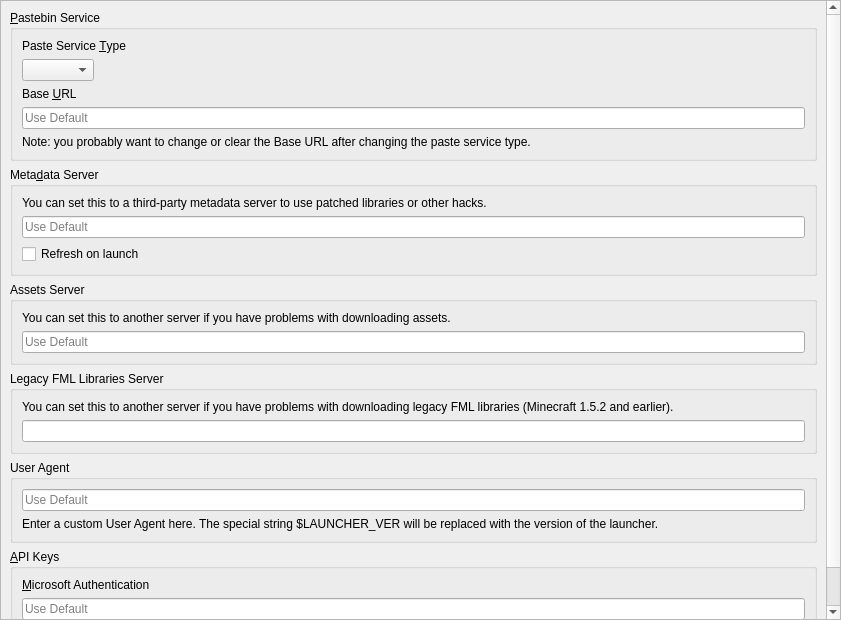
<?xml version="1.0" encoding="UTF-8"?>
<ui version="4.0">
 <class>APIPage</class>
 <widget class="QWidget" name="APIPage">
  <property name="geometry">
   <rect>
    <x>0</x>
    <y>0</y>
    <width>841</width>
    <height>620</height>
   </rect>
  </property>
  <layout class="QVBoxLayout" name="verticalLayout_2">
   <property name="leftMargin">
    <number>0</number>
   </property>
   <property name="topMargin">
    <number>0</number>
   </property>
   <property name="rightMargin">
    <number>0</number>
   </property>
   <property name="bottomMargin">
    <number>0</number>
   </property>
   <item>
    <widget class="QScrollArea" name="scrollArea">
     <property name="widgetResizable">
      <bool>true</bool>
     </property>
     <widget class="QWidget" name="scrollAreaWidgetContents">
      <property name="geometry">
       <rect>
        <x>0</x>
        <y>0</y>
        <width>825</width>
        <height>1236</height>
       </rect>
      </property>
      <layout class="QVBoxLayout" name="verticalLayout">
       <item>
        <widget class="QGroupBox" name="groupBox_paste">
         <property name="title">
          <string>&amp;Pastebin Service</string>
         </property>
         <layout class="QVBoxLayout" name="verticalLayout_3">
          <item>
           <widget class="QLabel" name="pasteServiceTypeLabel">
            <property name="text">
             <string>Paste Service &amp;Type</string>
            </property>
            <property name="buddy">
             <cstring>pasteTypeComboBox</cstring>
            </property>
           </widget>
          </item>
          <item>
           <widget class="QComboBox" name="pasteTypeComboBox">
            <property name="sizePolicy">
             <sizepolicy hsizetype="Maximum" vsizetype="Fixed">
              <horstretch>0</horstretch>
              <verstretch>0</verstretch>
             </sizepolicy>
            </property>
           </widget>
          </item>
          <item>
           <widget class="QLabel" name="baseURLLabel">
            <property name="text">
             <string>Base &amp;URL</string>
            </property>
            <property name="buddy">
             <cstring>baseURLEntry</cstring>
            </property>
           </widget>
          </item>
          <item>
           <widget class="QLineEdit" name="baseURLEntry">
            <property name="placeholderText">
             <string>Use Default</string>
            </property>
            <property name="clearButtonEnabled">
             <bool>true</bool>
            </property>
           </widget>
          </item>
          <item>
           <widget class="QLabel" name="baseURLNote">
            <property name="text">
             <string>Note: you probably want to change or clear the Base URL after changing the paste service type.</string>
            </property>
            <property name="wordWrap">
             <bool>true</bool>
            </property>
           </widget>
          </item>
         </layout>
        </widget>
       </item>
       <item>
        <widget class="QGroupBox" name="groupBox_meta">
         <property name="title">
          <string>Meta&amp;data Server</string>
         </property>
         <layout class="QVBoxLayout" name="verticalLayout_5">
          <item>
           <widget class="QLabel" name="label_6">
            <property name="text">
             <string>You can set this to a third-party metadata server to use patched libraries or other hacks.</string>
            </property>
            <property name="textFormat">
             <enum>Qt::RichText</enum>
            </property>
            <property name="wordWrap">
             <bool>true</bool>
            </property>
            <property name="openExternalLinks">
             <bool>true</bool>
            </property>
           </widget>
          </item>
          <item>
           <widget class="QLineEdit" name="metaURL">
            <property name="placeholderText">
             <string>Use Default</string>
            </property>
           </widget>
          </item>
          <item>
           <widget class="QCheckBox" name="metaRefreshOnLaunchCB">
            <property name="text">
             <string>Refresh on launch</string>
            </property>
           </widget>
          </item>
         </layout>
        </widget>
       </item>
       <item>
        <widget class="QGroupBox" name="groupBox_assets">
         <property name="title">
          <string>Assets Server</string>
         </property>
         <layout class="QVBoxLayout" name="verticalLayout_6">
          <item>
           <widget class="QLabel" name="label_7">
            <property name="text">
             <string>You can set this to another server if you have problems with downloading assets.</string>
            </property>
            <property name="textFormat">
             <enum>Qt::RichText</enum>
            </property>
            <property name="wordWrap">
             <bool>true</bool>
            </property>
            <property name="openExternalLinks">
             <bool>true</bool>
            </property>
           </widget>
          </item>
          <item>
           <widget class="QLineEdit" name="resourceURL">
            <property name="placeholderText">
             <string>Use Default</string>
            </property>
           </widget>
          </item>
         </layout>
        </widget>
       </item>
       <item>
        <widget class="QGroupBox" name="groupBox_fmllibs">
         <property name="title">
          <string>Legacy FML Libraries Server</string>
         </property>
         <layout class="QVBoxLayout" name="verticalLayout_8">
          <item>
           <widget class="QLabel" name="label">
            <property name="text">
             <string>You can set this to another server if you have problems with downloading legacy FML libraries (Minecraft 1.5.2 and earlier).</string>
            </property>
            <property name="textFormat">
             <enum>Qt::RichText</enum>
            </property>
            <property name="wordWrap">
             <bool>true</bool>
            </property>
            <property name="openExternalLinks">
             <bool>true</bool>
            </property>
           </widget>
          </item>
          <item>
           <widget class="QLineEdit" name="legacyFMLLibsURL"/>
          </item>
         </layout>
        </widget>
       </item>
       <item>
        <widget class="QGroupBox" name="groupBox_ua">
         <property name="minimumSize">
          <size>
           <width>0</width>
           <height>0</height>
          </size>
         </property>
         <property name="title">
          <string>User Agent</string>
         </property>
         <layout class="QVBoxLayout" name="verticalLayout_7">
          <item>
           <widget class="QLineEdit" name="userAgentLineEdit">
            <property name="placeholderText">
             <string>Use Default</string>
            </property>
           </widget>
          </item>
          <item>
           <widget class="QLabel" name="userAgentLabel">
            <property name="text">
             <string>Enter a custom User Agent here. The special string $LAUNCHER_VER will be replaced with the version of the launcher.</string>
            </property>
            <property name="wordWrap">
             <bool>true</bool>
            </property>
           </widget>
          </item>
         </layout>
        </widget>
       </item>
       <item>
        <widget class="QGroupBox" name="groupBox_msa">
         <property name="title">
          <string>&amp;API Keys</string>
         </property>
         <layout class="QVBoxLayout" name="verticalLayout_4">
          <item>
           <widget class="QLabel" name="msaClientIDLabel">
            <property name="text">
             <string>&amp;Microsoft Authentication</string>
            </property>
            <property name="textFormat">
             <enum>Qt::RichText</enum>
            </property>
            <property name="wordWrap">
             <bool>true</bool>
            </property>
            <property name="openExternalLinks">
             <bool>true</bool>
            </property>
            <property name="buddy">
             <cstring>msaClientID</cstring>
            </property>
           </widget>
          </item>
          <item>
           <widget class="QLineEdit" name="msaClientID">
            <property name="placeholderText">
             <string>Use Default</string>
            </property>
           </widget>
          </item>
          <item>
           <widget class="QLabel" name="label_3">
            <property name="text">
             <string>Note: you probably don't need to set this if logging in via Microsoft Authentication already works.</string>
            </property>
            <property name="textFormat">
             <enum>Qt::RichText</enum>
            </property>
            <property name="wordWrap">
             <bool>true</bool>
            </property>
           </widget>
          </item>
         </layout>
        </widget>
       </item>
       <item>
        <spacer name="verticalSpacer_2">
         <property name="orientation">
          <enum>Qt::Vertical</enum>
         </property>
         <property name="sizeHint" stdset="0">
          <size>
           <width>0</width>
           <height>0</height>
          </size>
         </property>
        </spacer>
       </item>
      </layout>
     </widget>
    </widget>
   </item>
  </layout>
 </widget>
 <resources/>
 <connections/>
</ui>
